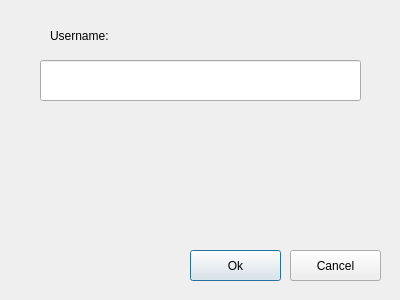
<?xml version="1.0" encoding="UTF-8"?>
<ui version="4.0">
 <class>LoginDialog</class>
 <widget class="QDialog" name="LoginDialog">
  <property name="geometry">
   <rect>
    <x>0</x>
    <y>0</y>
    <width>400</width>
    <height>300</height>
   </rect>
  </property>
  <property name="windowTitle">
   <string>Dialog</string>
  </property>
  <widget class="QPushButton" name="okButton">
   <property name="geometry">
    <rect>
     <x>190</x>
     <y>250</y>
     <width>91</width>
     <height>31</height>
    </rect>
   </property>
   <property name="text">
    <string>Ok</string>
   </property>
  </widget>
  <widget class="QPushButton" name="cancelButton">
   <property name="geometry">
    <rect>
     <x>290</x>
     <y>250</y>
     <width>91</width>
     <height>31</height>
    </rect>
   </property>
   <property name="text">
    <string>Cancel</string>
   </property>
  </widget>
  <widget class="QLineEdit" name="userNameFieldLE">
   <property name="geometry">
    <rect>
     <x>40</x>
     <y>60</y>
     <width>321</width>
     <height>41</height>
    </rect>
   </property>
  </widget>
  <widget class="QLabel" name="userNameLabel">
   <property name="geometry">
    <rect>
     <x>50</x>
     <y>20</y>
     <width>191</width>
     <height>31</height>
    </rect>
   </property>
   <property name="text">
    <string>Username:</string>
   </property>
  </widget>
 </widget>
 <resources/>
 <connections>
  <connection>
   <sender>cancelButton</sender>
   <signal>clicked()</signal>
   <receiver>LoginDialog</receiver>
   <slot>close()</slot>
   <hints>
    <hint type="sourcelabel">
     <x>335</x>
     <y>265</y>
    </hint>
    <hint type="destinationlabel">
     <x>199</x>
     <y>149</y>
    </hint>
   </hints>
  </connection>
 </connections>
</ui>
